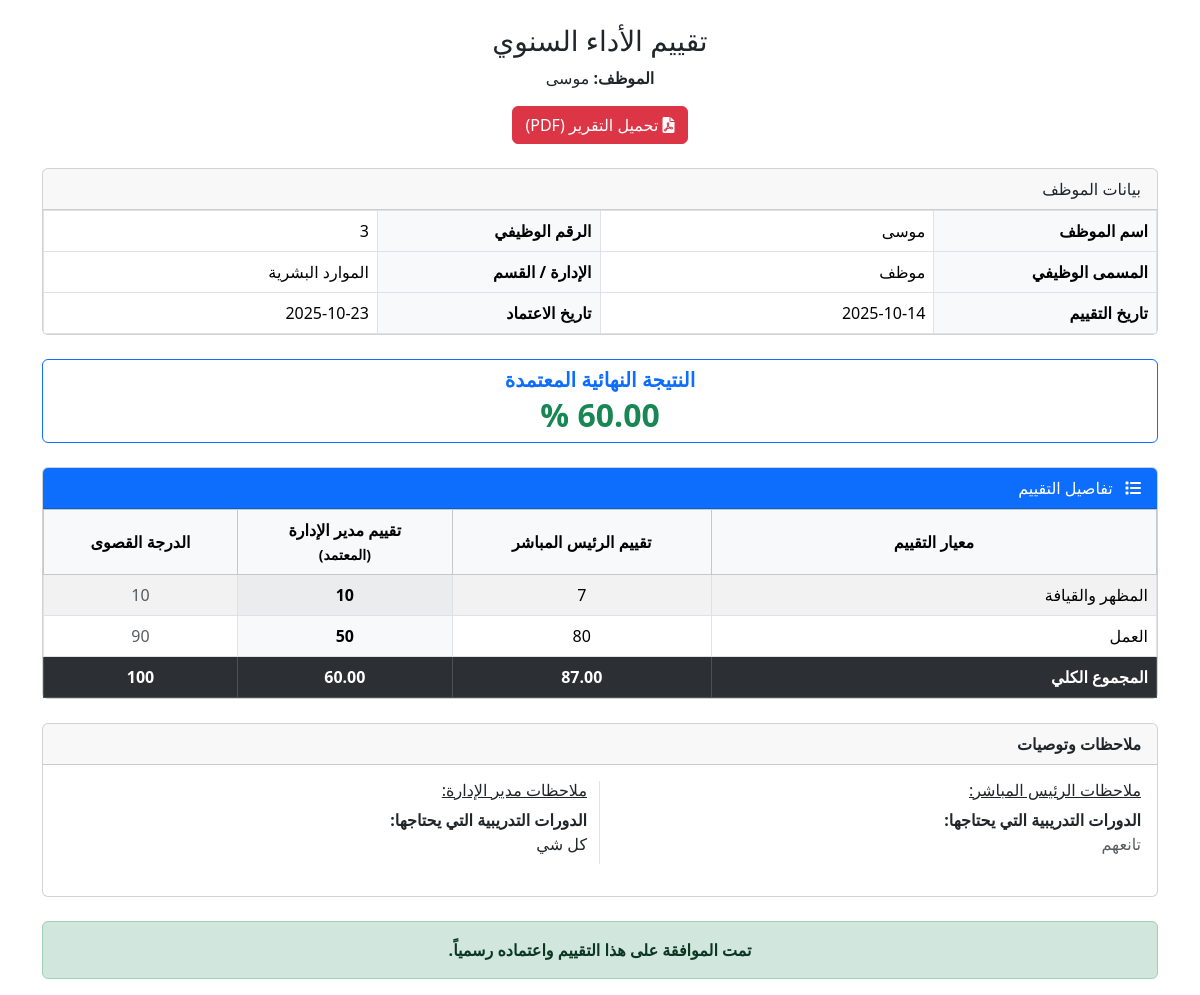
/public/view-ev-report.php?token=984700bf6027bcbc0acc4a31c134981b (signed in), run on the app's committed database.
### tables this page shows
CREATE TABLE `users` (
  `id` int(10) UNSIGNED NOT NULL,
  `name` varchar(150) NOT NULL COMMENT 'الاسم الكامل',
  `email` varchar(100) NOT NULL COMMENT 'البريد الإلكتروني',
  `password` varchar(255) NOT NULL COMMENT 'كلمة المرور المشفرة',
  `role` enum('admin','manager','supervisor','employee','evaluator') NOT NULL COMMENT 'الدور',
  `department_id` int(10) UNSIGNED DEFAULT NULL COMMENT 'الإدارة',
  `manager_id` int(10) UNSIGNED DEFAULT NULL COMMENT 'مدير الإدارة (ID)',
  `supervisor_id` int(10) UNSIGNED DEFAULT NULL COMMENT 'الرئيس المباشر (ID)',
  `job_title` varchar(100) DEFAULT NULL COMMENT 'الوظيفة',
  `birth_date` date DEFAULT NULL COMMENT 'تاريخ الميلاد',
  `marital_status` varchar(20) DEFAULT NULL COMMENT 'الحالة الاجتماعية',
  `gender` enum('ذكر','أنثى') DEFAULT NULL COMMENT 'النوع',
  `status` enum('active','inactive') NOT NULL DEFAULT 'active' COMMENT 'الحالة',
  `force_password_change` tinyint(1) NOT NULL DEFAULT 1 COMMENT 'إجبار تغيير كلمة المرور عند أول دخول',
  `created_at` timestamp NOT NULL DEFAULT current_timestamp(),
  `last_login` datetime DEFAULT NULL
);

CREATE TABLE `departments` (
  `id` int(10) UNSIGNED NOT NULL,
  `name_ar` varchar(150) NOT NULL COMMENT 'اسم الإدارة بالعربية',
  `name_en` varchar(150) DEFAULT NULL COMMENT 'اسم الإدارة بالإنجليزية',
  `status` enum('active','inactive') NOT NULL DEFAULT 'active' COMMENT 'الحالة',
  `created_at` timestamp NOT NULL DEFAULT current_timestamp()
);

CREATE TABLE `employee_evaluations` (
  `id` int(10) UNSIGNED NOT NULL,
  `employee_id` int(10) UNSIGNED NOT NULL COMMENT 'الموظف المُقيَّم',
  `cycle_id` int(10) UNSIGNED NOT NULL,
  `evaluator_id` int(10) UNSIGNED NOT NULL COMMENT 'المُقيّم (مدير أو رئيس مباشر)',
  `evaluator_role` enum('manager','supervisor') NOT NULL,
  `status` enum('draft','submitted','approved','rejected') NOT NULL DEFAULT 'draft',
  `total_score` decimal(5,2) DEFAULT NULL COMMENT 'المجموع النهائي (0-100)',
  `created_at` timestamp NOT NULL DEFAULT current_timestamp(),
  `updated_at` timestamp NULL DEFAULT NULL ON UPDATE current_timestamp(),
  `accepted_at` datetime DEFAULT NULL
);

CREATE TABLE `evaluation_fields` (
  `id` int(10) UNSIGNED NOT NULL,
  `cycle_id` int(10) UNSIGNED NOT NULL COMMENT 'دورة التقييم',
  `title_ar` varchar(200) NOT NULL COMMENT 'عنوان المجال بالعربية',
  `title_en` varchar(200) DEFAULT NULL,
  `max_score` tinyint(3) UNSIGNED NOT NULL DEFAULT 20 COMMENT 'الدرجة القصوى (يجب أن يجمع المجموع 100)',
  `is_required` tinyint(1) NOT NULL DEFAULT 1 COMMENT 'هل الحقل إلزامي؟',
  `order_index` tinyint(3) UNSIGNED NOT NULL DEFAULT 0 COMMENT 'ترتيب العرض'
);

CREATE TABLE `evaluation_responses` (
  `id` int(10) UNSIGNED NOT NULL,
  `evaluation_id` int(10) UNSIGNED NOT NULL,
  `field_id` int(10) UNSIGNED NOT NULL,
  `score` tinyint(3) UNSIGNED NOT NULL DEFAULT 0 CHECK (`score` >= 0),
  `comments` text DEFAULT NULL COMMENT 'تعليقات اختيارية',
  `created_at` timestamp NOT NULL DEFAULT current_timestamp()
);

CREATE TABLE `evaluation_custom_text_responses` (
  `id` int(10) UNSIGNED NOT NULL,
  `evaluation_id` int(10) UNSIGNED NOT NULL,
  `field_id` int(10) UNSIGNED NOT NULL,
  `response_text` text DEFAULT NULL
);

CREATE TABLE `evaluation_custom_text_fields` (
  `id` int(10) UNSIGNED NOT NULL,
  `cycle_id` int(10) UNSIGNED NOT NULL COMMENT 'دورة التقييم',
  `title_ar` varchar(200) NOT NULL COMMENT 'عنوان الحقل بالعربية',
  `is_required` tinyint(1) NOT NULL DEFAULT 0 COMMENT 'هل الحقل إلزامي؟',
  `order_index` tinyint(3) UNSIGNED NOT NULL DEFAULT 0 COMMENT 'ترتيب العرض'
);

### public/view-ev-report.php (the view, shortened to what this page needs)
<?php
require_once '../app/core/db.php';
$token = $_GET['token'];
$stmt = $pdo->prepare("
    SELECT e.*, u.name as employee_name, c.year, c.id as cycle_id,
           u.job_title, d.name_ar as dept_name,
           l.expires_at,
           ev.name as evaluator_name, u.manager_id, u.id as employee_id
    FROM employee_evaluation_links l
    JOIN users u ON l.employee_id = u.id
    JOIN evaluation_cycles c ON l.cycle_id = c.id
    JOIN employee_evaluations e ON e.employee_id = u.id AND e.cycle_id = c.id
    LEFT JOIN departments d ON u.department_id = d.id
    JOIN users ev ON e.evaluator_id = ev.id
    WHERE l.unique_token = ?
");
$stmt->execute([$token]);
$eval = $stmt->fetch();
$supervisor_eval_stmt = $pdo->prepare("SELECT e.*, ev.name as evaluator_name FROM employee_evaluations e JOIN users ev ON e.evaluator_id = ev.id WHERE e.employee_id = ? AND e.cycle_id = ? AND e.evaluator_role = 'supervisor'");
$supervisor_eval_stmt->execute([$eval['employee_id'], $eval['cycle_id']]);
$supervisor_eval = $supervisor_eval_stmt->fetch();
$manager_eval_stmt = $pdo->prepare("SELECT e.*, ev.name as evaluator_name FROM employee_evaluations e JOIN users ev ON e.evaluator_id = ev.id WHERE e.employee_id = ? AND e.cycle_id = ? AND e.evaluator_role = 'manager'");
$manager_eval_stmt->execute([$eval['employee_id'], $eval['cycle_id']]);
$manager_eval = $manager_eval_stmt->fetch();
$fields = $pdo->prepare("SELECT * FROM evaluation_fields WHERE cycle_id = ? ORDER BY order_index");
$fields->execute([$eval['cycle_id']]);
$fields = $fields->fetchAll();
function getEvaluationDetails($pdo, $evaluation_id) {
    $responses = $pdo->prepare("SELECT r.score, f.title_ar FROM evaluation_responses r JOIN evaluation_fields f ON r.field_id = f.id WHERE r.evaluation_id = ?");
    $responses->execute([$evaluation_id]);
    return $responses->fetchAll(PDO::FETCH_ASSOC);
}
$supervisor_scores = $supervisor_eval ? getEvaluationDetails($pdo, $supervisor_eval['id']) : [];
$manager_scores = $manager_eval ? getEvaluationDetails($pdo, $manager_eval['id']) : [];
function getCustomTextResponses($pdo, $evaluation_id, $cycle_id) {
    $text_fields = $pdo->prepare("SELECT tf.title_ar, tr.response_text FROM evaluation_custom_text_fields tf LEFT JOIN evaluation_custom_text_responses tr ON tf.id = tr.field_id AND tr.evaluation_id = ? WHERE tf.cycle_id = ? ORDER BY tf.order_index");
    $text_fields->execute([$evaluation_id, $cycle_id]);
    return $text_fields->fetchAll();
}
$supervisor_text = $supervisor_eval ? getCustomTextResponses($pdo, $supervisor_eval['id'], $eval['cycle_id']) : [];
$manager_text = $manager_eval ? getCustomTextResponses($pdo, $manager_eval['id'], $eval['cycle_id']) : [];
$approved_score = $manager_eval['total_score'] ?? '—';
$is_approved_score_available = isset($manager_eval['total_score']);
?>
<!DOCTYPE html>
<html dir="rtl" lang="ar">
<head>
    <link href="https://cdn.jsdelivr.net/npm/bootstrap@5.3.2/dist/css/bootstrap.rtl.min.css" rel="stylesheet">
    <link rel="stylesheet" href="https://cdnjs.cloudflare.com/ajax/libs/font-awesome/6.0.0-beta3/css/all.min.css">
</head>
<body>
<div class="container mt-4">
    <div class="text-center mb-4 no-print">
        <h3>تقييم الأداء السنوي</h3>
        <p><strong>الموظف:</strong> <?= htmlspecialchars($eval['employee_name']) ?></p>
        <div class="mt-3">
			<a href="generate_pdf.php?token=<?= htmlspecialchars($token) ?>" class="btn btn-danger">
    <i class="fas fa-file-pdf"></i> تحميل التقرير (PDF)
</a>
        </div>
    </div>
    <div class="card mb-4">
        <div class="card-header no-print">بيانات الموظف</div>
        <div class="card-body p-0">
            <table class="table table-bordered mb-0">
                <tr>
                    <td width="20%" class="bg-light fw-bold">اسم الموظف</td>
                    <td width="30%"><?= htmlspecialchars($eval['employee_name']) ?></td>
                    <td width="20%" class="bg-light fw-bold">الرقم الوظيفي</td>
                    <td><?= htmlspecialchars($eval['employee_id']) ?></td>
                </tr>
                <tr>
                    <td class="bg-light fw-bold">المسمى الوظيفي</td>
                    <td><?= htmlspecialchars($eval['job_title'] ?? '—') ?></td>
                    <td class="bg-light fw-bold">الإدارة / القسم</td>
                    <td><?= htmlspecialchars($eval['dept_name'] ?? '—') ?></td>
                </tr>
                <tr>
                    <td class="bg-light fw-bold">تاريخ التقييم</td>
                    <td><?= date('Y-m-d', strtotime($eval['created_at'])) ?></td>
                    <td class="bg-light fw-bold">تاريخ الاعتماد</td>
                    <td><?= $eval['accepted_at'] ? date('Y-m-d', strtotime($eval['accepted_at'])) : '—' ?></td>
                </tr>
            </table>
        </div>
    </div>
    <div class="card mb-4 border-primary">
        <div class="card-body text-center pt-2 pb-2">
            <h5 class="text-primary fw-bold mb-1">النتيجة النهائية المعتمدة</h5>
            <?php if ($is_approved_score_available): ?>
                <h2 class="fw-bold text-success m-0"><?= $approved_score ?> %</h2>
            <?php else: ?>
                <h2 class="fw-bold text-secondary m-0">--</h2>
                <small class="text-muted">لم يتم اعتماد الدرجة بعد</small>
            <?php endif; ?>
        </div>
    </div>
    <div class="card mb-4">
        <div class="card-header bg-primary text-white no-print">
            <span><i class="fas fa-list me-2"></i> تفاصيل التقييم</span>
        </div>
        <div class="card-body p-0">
            <div class="table-responsive">
                <table class="table table-bordered table-striped mb-0">
                    <thead class="table-light text-center">
                        <tr>
                            <th style="width: 40%; vertical-align: middle;">معيار التقييم</th>
                            <th style="vertical-align: middle;">تقييم الرئيس المباشر</th>
                            <th style="vertical-align: middle;">تقييم مدير الإدارة<br><small>(المعتمد)</small></th>
                            <th style="vertical-align: middle;">الدرجة القصوى</th>
                        </tr>
                    </thead>
                    <tbody>
                        <?php foreach ($fields as $field): ?>
                        <tr>
                            <td><?= htmlspecialchars($field['title_ar']) ?></td>
                            <td class="text-center">
                                <?php
                                $score_sup = '—';
                                foreach ($supervisor_scores as $d) {
                                    if ($d['title_ar'] === $field['title_ar']) { $score_sup = $d['score']; break; }
                                }
                                echo $score_sup;
                                ?>
                            </td>
                            <td class="text-center fw-bold bg-light">
                                <?php
                                $score_man = '—';
                                foreach ($manager_scores as $d) {
                                    if ($d['title_ar'] === $field['title_ar']) { $score_man = $d['score']; break; }
                                }
                                echo $score_man;
                                ?>
                            </td>
                            <td class="text-center text-muted">
                                <?= $field['max_score'] ?>
                            </td>
                        </tr>
                        <?php endforeach; ?>
                        <tr class="table-dark text-white">
                            <td><strong>المجموع الكلي</strong></td>
                            <td class="text-center"><strong><?= $supervisor_eval ? $supervisor_eval['total_score'] : '—' ?></strong></td>
                            <td class="text-center"><strong><?= $manager_eval ? $manager_eval['total_score'] : '—' ?></strong></td>
                            <td class="text-center"><strong>100</strong></td>
                        </tr>
                    </tbody>
                </table>
            </div>
        </div>
    </div>
    <?php if ($supervisor_text || $manager_text): ?>
    <div class="card mb-4">
        <div class="card-header fw-bold">ملاحظات وتوصيات</div>
        <div class="card-body">
            <div class="row">
                <div class="col-md-6 mb-3">
                    <h6 class="text-decoration-underline">ملاحظات الرئيس المباشر:</h6>
                    <?php if ($supervisor_text): ?>
                        <?php foreach ($supervisor_text as $tr): ?>
                            <?php if (!empty($tr['response_text'])): ?>
                            <div class="mb-2">
                                <strong><?= htmlspecialchars($tr['title_ar']) ?>:</strong>
                                <p class="mb-1 text-muted"><?= nl2br(htmlspecialchars($tr['response_text'])) ?></p>
                            </div>
                            <?php endif; ?>
                        <?php endforeach; ?>
                    <?php else: ?>
                        <span class="text-muted small">لا توجد ملاحظات.</span>
                    <?php endif; ?>
                </div>
                <div class="col-md-6 mb-3 border-start">
                    <h6 class="text-decoration-underline">ملاحظات مدير الإدارة:</h6>
                    <?php if ($manager_text): ?>
                        <?php foreach ($manager_text as $tr): ?>
                            <?php if (!empty($tr['response_text'])): ?>
                            <div class="mb-2">
                                <strong><?= htmlspecialchars($tr['title_ar']) ?>:</strong>
                                <p class="mb-1 text-dark"><?= nl2br(htmlspecialchars($tr['response_text'])) ?></p>
                            </div>
                            <?php endif; ?>
                        <?php endforeach; ?>
                    <?php else: ?>
                        <span class="text-muted small">لا توجد ملاحظات.</span>
                    <?php endif; ?>
                </div>
            </div>
        </div>
    </div>
    <?php endif; ?>
    <?php if ($eval['status'] == 'submitted'): ?>
   <div class="alert alert-warning text-center no-print mt-4"><strong>لم يتم الموافقة على هذا التقييم واعتماده رسمياً.</strong></div>
    <?php elseif ($eval['status'] == 'approved'): ?>
    <div class="alert alert-success text-center no-print mt-4"><strong>تمت الموافقة على هذا التقييم واعتماده رسمياً.</strong></div>
    <?php elseif ($eval['status'] == 'rejected'): ?>
    <div class="alert alert-danger text-center no-print mt-4"><strong>تم رفض هذا التقييم.</strong></div>
    <?php endif; ?>
</div>
</body>
</html>

### data on the page
users: name "موسى", id "3", job_title "موظف"
departments: name_ar "الموارد البشرية"
employee_evaluations: created_at "2025-10-14", accepted_at "2025-10-23", total_score "60.00"
evaluation_fields: title_ar "المظهر والقيافة", max_score "10"
evaluation_responses: score "7"
evaluation_responses: score "10"
evaluation_fields: title_ar "العمل", max_score "90"
evaluation_responses: score "80"
evaluation_responses: score "50"
employee_evaluations: total_score "87.00"
evaluation_custom_text_responses: field.title_ar "الدورات التدريبية التي يحتاجها", response_text "تانعهم"
evaluation_custom_text_responses: field.title_ar "الدورات التدريبية التي يحتاجها", response_text "كل شي"
